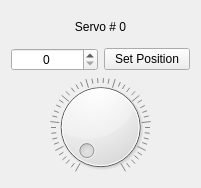
<?xml version="1.0" encoding="UTF-8"?>
<ui version="4.0">
 <class>servoControl</class>
 <widget class="QWidget" name="servoControl">
  <property name="geometry">
   <rect>
    <x>0</x>
    <y>0</y>
    <width>201</width>
    <height>188</height>
   </rect>
  </property>
  <property name="windowTitle">
   <string>Form</string>
  </property>
  <layout class="QGridLayout" name="gridLayout">
   <item row="3" column="0">
    <widget class="QDial" name="dialServoPos">
     <property name="maximum">
      <number>180</number>
     </property>
     <property name="notchesVisible">
      <bool>true</bool>
     </property>
    </widget>
   </item>
   <item row="2" column="0">
    <layout class="QGridLayout" name="gridLayout_2">
     <item row="2" column="1">
      <widget class="QSpinBox" name="spinBoxServoPos">
       <property name="alignment">
        <set>Qt::AlignCenter</set>
       </property>
       <property name="maximum">
        <number>180</number>
       </property>
      </widget>
     </item>
     <item row="0" column="1" colspan="2">
      <widget class="QLabel" name="labelServoNumber">
       <property name="text">
        <string>Servo # 0</string>
       </property>
       <property name="alignment">
        <set>Qt::AlignCenter</set>
       </property>
      </widget>
     </item>
     <item row="2" column="2">
      <widget class="QPushButton" name="pushButton">
       <property name="text">
        <string>Set Position</string>
       </property>
      </widget>
     </item>
    </layout>
   </item>
  </layout>
 </widget>
 <resources/>
 <connections/>
</ui>
